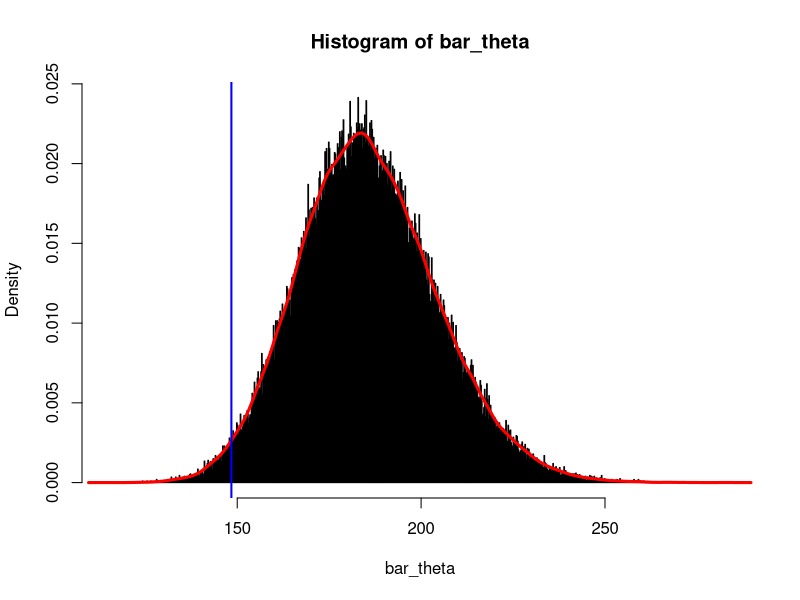

Write the R code that produced this figure.
#--------------------------------------------------------------------------------
#Create a data set mu=5 consisting of n=100 observations. 
#--------------------------------------------------------------------------------

n <- 100
mu <- 5
x <- rnorm(n, mean=mu, sd=1)

#--------------------------------------------------------------------------------
# Use the bootstrap method 
#--------------------------------------------------------------------------------
est_hat_theta <- exp(mean(x))

bar_theta <- c()
for(i in 1:100000){
  rand_sampling <- sample(x, size = n, replace = TRUE)
  star_theta = exp(mean(rand_sampling))
  
  bar_theta <- append(bar_theta, star_theta)
}


#--------------------------------------------------------------------------------
#(a) Get the SE and 95 percent confidence interval for Theta 
#--------------------------------------------------------------------------------
SE = sqrt(var(bar_theta))

alpha = 1 - (95/100)
z_score = abs(qnorm(alpha/2))

Upp_bound = est_hat_theta + z_score * SE
Low_bound = est_hat_theta - z_score * SE

c(Low_bound,Upp_bound)

#--------------------------------------------------------------------------------
#(b) Plot a histogram of the bootstrap replications. Compare this to the true sampling distribution
#--------------------------------------------------------------------------------
hist(bar_theta, breaks = 1000, col = "darkmagenta",freq = FALSE)
lines(x = density(x = bar_theta), col = "red", lwd = 3)

true_theta = exp(mu)
abline(v=true_theta,col="blue",lwd=2)

#Zhetessov Nur M.